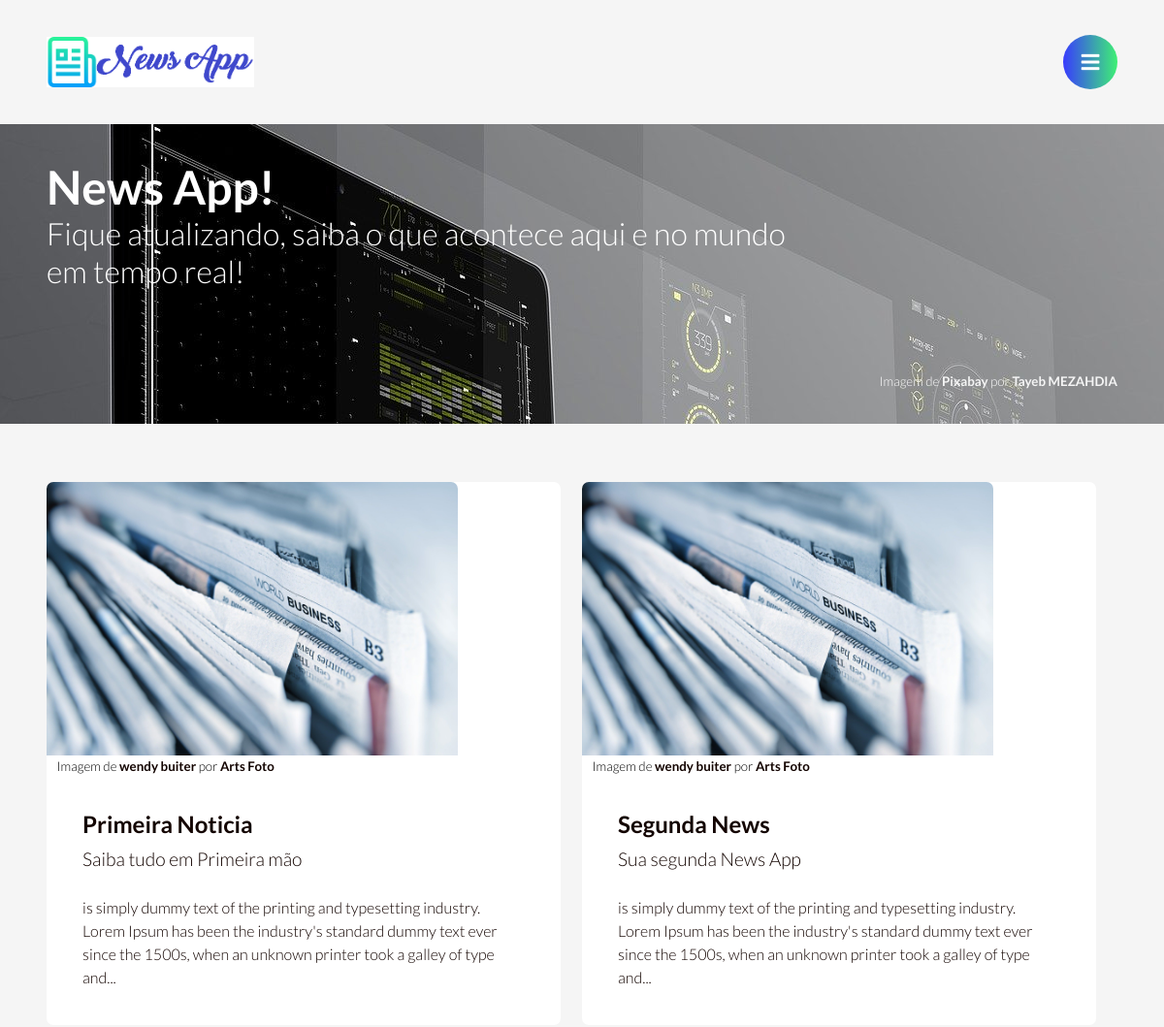
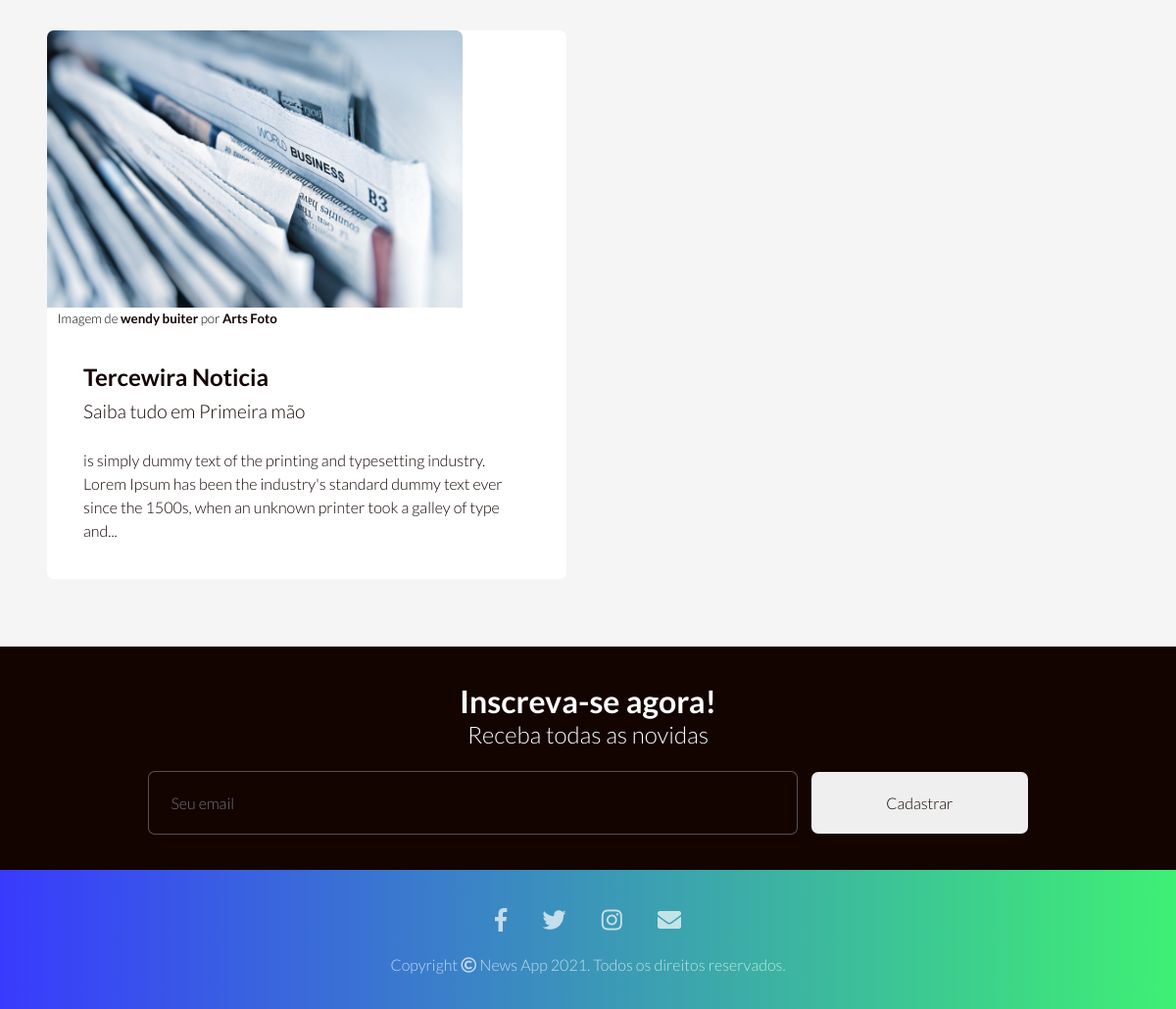
The page / on the database its author committed (2 pictures, top to bottom).
### tables this page shows
CREATE TABLE `tbnoticias` (
  `id` int(11) NOT NULL,
  `titulo` varchar(100) NOT NULL,
  `sloga` varchar(255) NOT NULL,
  `conteudo` text NOT NULL,
  `autorId` int(11) NOT NULL,
  `categoriaId` int(11) NOT NULL,
  `criado` datetime DEFAULT NULL
);

### core/selectposts.php (called while the page is built)
<?php
include_once('dbconfig.php');
class ListaPosts{
    public function selecao_all(){
        global $pdo;
        $sql ="SELECT * FROM `tbnoticias`";
        $query = $pdo->prepare($sql);
        $query->execute();
        return $query->fetchAll();
    }
}
?>

### core/funcoes.php (called while the page is built, shortened)
<?php
function limitarTexto($texto, $limite)
{
    $texto = substr($texto, 0, strrpos(substr($texto, 0, $limite), ' ')) . '...';
    return $texto;
}

### index.php (the view)
<?php
 require( __DIR__ . '/header.php');
include_once( __DIR__ . '/core/selectposts.php');
include_once( __DIR__ . '/core/funcoes.php');
$db = new ListaPosts;
$noticias = $db->selecao_all();
?>
    <div class="banner">
        <div class="title">
            <h2> News App! </h2>
            <h3> Fique atualizando, saiba o que acontece aqui e no mundo em tempo real! </h3>
        </div>
        <div class="fonte-banner">
            Imagem de <a href="https://pixabay.com/get/ge1779442242149887b35d4e44d0df3568b942dfa45fa680bd319cf38ae39b82018562218e72ab153200c5671f1662c97_1920.jpg" target="_blanck">Pixabay</a> por
            <a href="https://pixabay.com/pt/users/tayebmezahdia-4194100/" target="_blanck">Tayeb MEZAHDIA</a>
        </div>
    </div>
    <main class=" container">
        <?php
        foreach($noticias as $post)
        {
            ?>
        <article class="posts">
            <a href="noticia.php?id=<?php echo $post['id'];?>"><img src="./img/posts/article1.jpg" alt="Post 1"></a>
            <div class="fonte">
                Imagem de <a href="#" target="_blanck">wendy buiter</a> por <a href="#" target="_blanck">Arts Foto</a>
            </div>
            <div class="inner">
                <a href="noticia.php?id=<?php echo $post['id'];?>">
                <?php echo $post['titulo']; ?>
                </a>
                <h4>
                <?php echo $post['sloga']; ?>
                </h4>
            <p><?php
            echo (limitarTexto($post['conteudo'], $limite = 200));
            ?></p>
            </div>
        </article>
<?php
}
?>
    </main>
    <section class="newsletter container">
        <h2>Inscreva-se agora!</h2>
        <h3>Receba todas as novidas</h3>
        <form>
            <input class="bt-black" type="email" placeholder="Seu email" />
            <button class="bt-white">Cadastrar</button>
        </form>
    </section>
 <?php
 require_once('footer.php');
 ?>

### header.php (shortened to what this page needs)
<!DOCTYPE html>
<html lang="pt-br">
<head>
    <link rel="stylesheet" type="text/css" href="./css/indexstyle.css" />
    <link rel="stylesheet" href="https://use.fontawesome.com/releases/v5.6.3/css/all.css">
</head>
<body>
    <header class="container">
        <a href="./">
            <h1 class="logo-cabecalho">News App</h1>
        </a>
        <button class="btn-menu cg-gradiente" value="MENU"><i class="fa fa-bars fa-lg"></i></button>
    </header>

### footer.php (shortened to what this page needs)
<footer class="rodape cg-gradiente">
                <div class="social-icons">
                    <a href="#"><i class="fab fa-facebook-f"></i></a>
                    <a href="#"><i class="fab fa-twitter"></i></a>
                    <a href="#"><i class="fab fa-instagram"></i></a>
                    <a href="#"><i class="fas fa-envelope"></i></a>
                </div>
                <p class="copyright">
                    Copyright <a href="#" target="_blanck"><i class="far fa-copyright"></i></a> News App 2021. Todos os direitos reservados.
                </p>
            </footer>
        </body>
</html>

### css/indexstyle.css (style rules this page uses)
* { margin: 0; padding: 0; font-size: 100%; border: none; outline: none; font-weight: 300; box-sizing: border-box; font-family: "Lato", sans-serif; }
body { background-color: #f5f5f5; }
a { text-decoration: none; }
img { max-width: 100%; }
.container { width: 100%; float: left; padding: 3% 4%; text-align: center; }
.cg-gradiente { background: linear-gradient(to right, #383bfd, #3ef074); }
.logo-cabecalho { width: 56px; height: 56px; float: left; background: url(../img/logo-mobile.png) center center/56px no-repeat; font-size: 0; }
.btn-menu { width: 56px; height: 56px; float: right; text-align: center; color: #fff; border-radius: 56px; cursor: pointer; }
.banner { background: url(../img/banner.jpg) no-repeat fixed; width: 100%; float: left; padding: 3% 4%; text-align: center; margin-bottom: 2%; }
.title { width: 100%; }
.title h2 { font-size: 2.5em; color: #fff; font-weight: 700; }
.title h3 { font-size: 1.5em; color: #fff; }
.fonte-banner { font-size: 10pt; float: right; margin-top: 20%; color: #fff; }
.fonte-banner a { font-weight: bold; color: #f5f5f5; text-decoration: none; }
.fonte { font-size: 10pt; padding-left: 2%; }
.fonte a { color: #130400; text-decoration: none; font-weight: bold; }
.posts { width: 100%; text-align: left; margin-bottom: 3%; background-color: #fff; border-radius: 7px; }
.posts img { width: 80%; border-radius: 7px 7px 0 0; }
.inner { padding: 7%; }
.inner a { font-size: 1.5em; color: #130400; font-weight: 700; }
.inner h4 { font-size: 1.2em; color: #130400; margin-top: 2%; }
.inner p { margin-top: 6%; color: #130400; line-height: 1.5em; }
.newsletter { background-color: #130400; }
.newsletter h2 { font-size: 1.5em; color: #fff; font-weight: 700; }
.newsletter h3 { color: #fff; }
.newsletter form { margin-top: 2%; }
.newsletter input { width: 80%; color: #fff; border: 1px solid rgba(255, 255, 255, 0.3); padding: 5%; background-color: #130400; border-radius: 7px; }
.newsletter button { width: 80%; color: #130400; padding: 5%; cursor: pointer; margin-top: 2%; border-radius: 7px; }
.rodape { width: 100%; float: left; padding: 3% 4%; text-align: center; }
.social-icons a { font-size: 1.5em; color: rgba(255, 255, 255, 0.7); margin-right: 3%; }
.social-icons a:last-child { margin-right: 0; }
.copyright { margin-top: 2%; color: rgba(255, 255, 255, 0.7); }
.copyright a { color: rgba(255, 255, 255, 0.7); }
@media screen and (min-width: 520px) { .logo-cabecalho { width: 214px; background: url(../img/logo.png) center center/214px no-repeat; } }
@media screen and (min-width: 768px) { .posts { width: 49%; float: left; margin-right: 2%; } }
@media screen and (min-width: 768px) { .posts:nth-child(2) { margin-right: 0; } }
@media screen and (min-width: 768px) { .newsletter h2 { font-size: 2em; } }
@media screen and (min-width: 768px) { .newsletter h3 { font-size: 1.5em; } }
@media screen and (min-width: 768px) { .newsletter input { width: 70%; padding: 2%; float: left; margin-right: 1%; } }
@media screen and (min-width: 768px) { .newsletter button { width: 29%; padding: 2%; float: right; margin-top: 0; } }
@media screen and (min-width: 960px) { .title { width: 70%; float: left; text-align: left; } }
@media screen and (min-width: 960px) { .title h2 { font-size: 3em; } }
@media screen and (min-width: 960px) { .title h3 { font-size: 2em; } }
@media screen and (min-width: 960px) { .posts { width: 48%; } }
@media screen and (min-width: 960px) { .posts:nth-child(2) { margin-right: 2%; } }
@media screen and (min-width: 960px) { .newsletter input { width: 60%; float: none; } }
@media screen and (min-width: 960px) { .newsletter button { width: 20%; float: none; } }

### rows shown on the page
tbnoticias: titulo "Primeira Noticia", sloga "Saiba tudo em Primeira mão", conteudo "is simply dummy text of the printing and typesetting industry. Lorem Ipsum has been the industry's standard dummy text ever since the 1500s, when an unknown printer took a galley of type and..."
tbnoticias: titulo "Segunda News", sloga "Sua segunda News App", conteudo "is simply dummy text of the printing and typesetting industry. Lorem Ipsum has been the industry's standard dummy text ever since the 1500s, when an unknown printer took a galley of type and..."
tbnoticias: titulo "Tercewira Noticia", sloga "Saiba tudo em Primeira mão", conteudo "is simply dummy text of the printing and typesetting industry. Lorem Ipsum has been the industry's standard dummy text ever since the 1500s, when an unknown printer took a galley of type and..."
